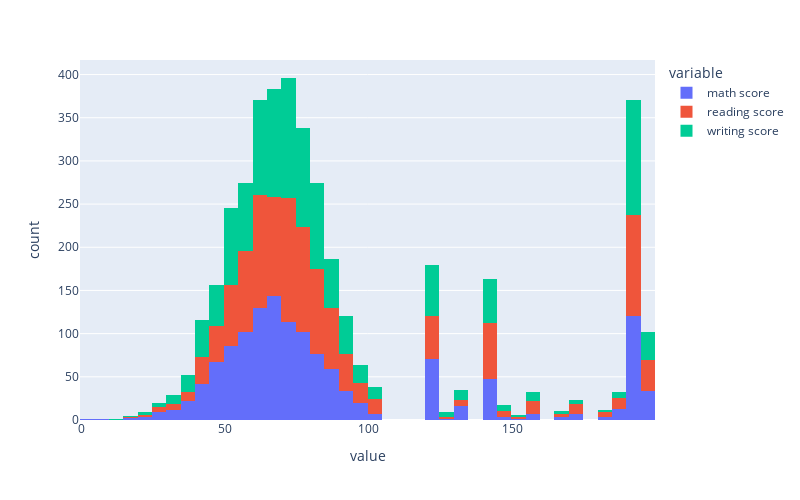
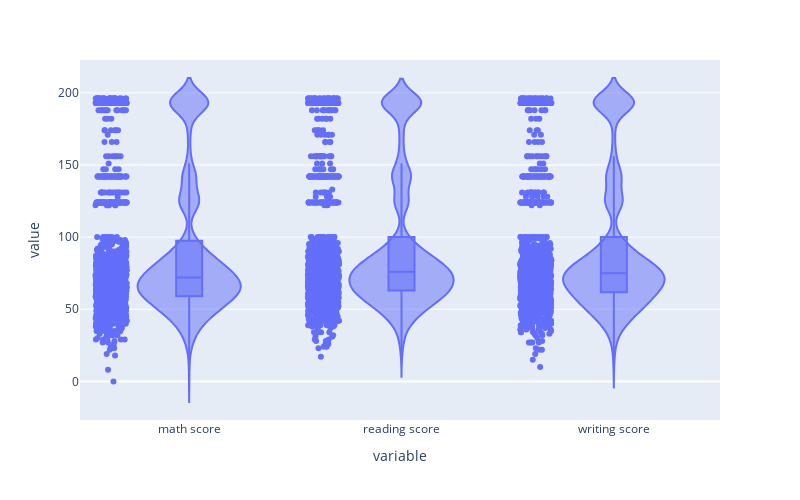

The notebook cell saved with these charts, in order:
### Markdown cell above
> Utilice alguna visualización (gráfique) para observar el comportamiento de los datos numericos. ¿Estan todos los valores correctos?

### Code cell
def distribuciones(df_grades):

    # Columnas numéricas
    df_numerico = df_grades.loc[:,df_grades.dtypes != object]

    # Distribuciones (Histogramas)
    px.histogram(
        df_numerico,
        width=800, 
        height=500
        ).show()

    # Violin
    
    px.violin(
        df_numerico,
        box=True,
        points='all',
        width=800, 
        height=500
        ).show()


distribuciones(df_grades)

### Figure 1 — Plotly figure (JSON) as saved in the notebook; plotly's stock layout.template omitted (floating-point values rounded to 4 significant figures; data arrays with more than 128 entries replaced by an {"elided": "..."} marker saying what was removed)
{"data": [{"alignmentgroup": "True", "bingroup": "x", "hovertemplate": "variable=math score<br>value=%{x}<br>count=%{y}<extra></extra>", "legendgroup": "math score", "marker": {"color": "#636efa"}, "name": "math score", "offsetgroup": "math score", "orientation": "v", "showlegend": true, "type": "histogram", "x": {"elided": "1400 int values"}, "xaxis": "x", "yaxis": "y"}, {"alignmentgroup": "True", "bingroup": "x", "hovertemplate": "variable=reading score<br>value=%{x}<br>count=%{y}<extra></extra>", "legendgroup": "reading score", "marker": {"color": "#EF553B"}, "name": "reading score", "offsetgroup": "reading score", "orientation": "v", "showlegend": true, "type": "histogram", "x": {"elided": "1400 int values"}, "xaxis": "x", "yaxis": "y"}, {"alignmentgroup": "True", "bingroup": "x", "hovertemplate": "variable=writing score<br>value=%{x}<br>count=%{y}<extra></extra>", "legendgroup": "writing score", "marker": {"color": "#00cc96"}, "name": "writing score", "offsetgroup": "writing score", "orientation": "v", "showlegend": true, "type": "histogram", "x": {"elided": "1400 int values"}, "xaxis": "x", "yaxis": "y"}], "layout": {"barmode": "relative", "height": 500, "legend": {"title": {"text": "variable"}, "tracegroupgap": 0}, "margin": {"t": 60}, "width": 800, "xaxis": {"anchor": "y", "domain": [0, 1], "title": {"text": "value"}}, "yaxis": {"anchor": "x", "domain": [0, 1], "title": {"text": "count"}}}}

### Figure 2 — Plotly figure (JSON) as saved in the notebook; plotly's stock layout.template omitted (floating-point values rounded to 4 significant figures; data arrays with more than 128 entries replaced by an {"elided": "..."} marker saying what was removed)
{"data": [{"alignmentgroup": "True", "box": {"visible": true}, "hovertemplate": "variable=%{x}<br>value=%{y}<extra></extra>", "legendgroup": "", "marker": {"color": "#636efa"}, "name": "", "offsetgroup": "", "orientation": "v", "points": "all", "scalegroup": "True", "showlegend": false, "type": "violin", "x": {"elided": "4200 str values"}, "x0": " ", "xaxis": "x", "y": {"elided": "4200 int values"}, "y0": " ", "yaxis": "y"}], "layout": {"height": 500, "legend": {"tracegroupgap": 0}, "margin": {"t": 60}, "violinmode": "group", "width": 800, "xaxis": {"anchor": "y", "domain": [0, 1], "title": {"text": "variable"}}, "yaxis": {"anchor": "x", "domain": [0, 1], "title": {"text": "value"}}}}
